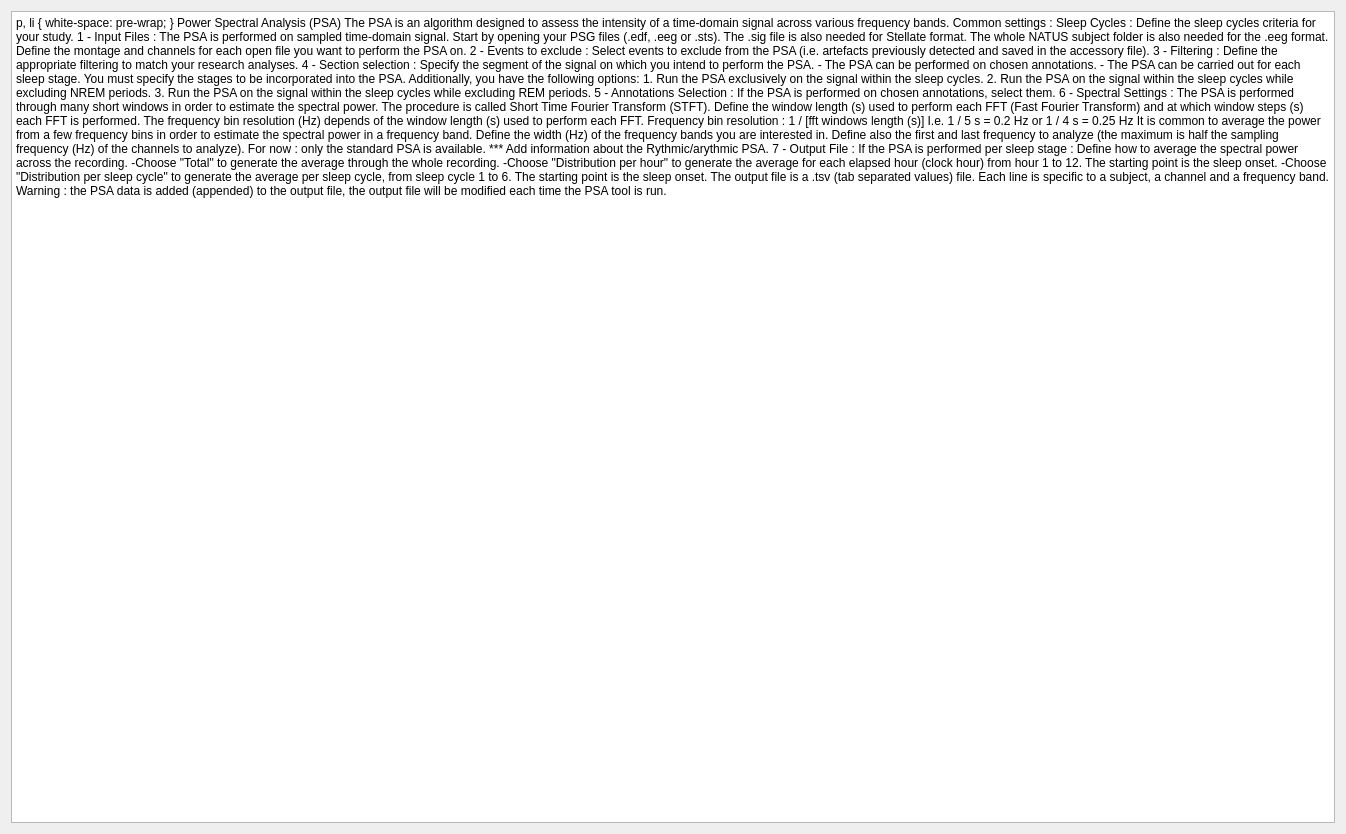
<?xml version="1.0" encoding="UTF-8"?>
<ui version="4.0">
 <class>IntroStep</class>
 <widget class="QWidget" name="IntroStep">
  <property name="geometry">
   <rect>
    <x>0</x>
    <y>0</y>
    <width>1346</width>
    <height>834</height>
   </rect>
  </property>
  <property name="windowTitle">
   <string/>
  </property>
  <property name="styleSheet">
   <string>font: 12pt &quot;Roboto&quot;;</string>
  </property>
  <layout class="QVBoxLayout" name="verticalLayout">
   <property name="spacing">
    <number>25</number>
   </property>
   <item>
    <widget class="QTextBrowser" name="textBrowser">
     <property name="html">
      <string>&lt;!DOCTYPE HTML PUBLIC &quot;-//W3C//DTD HTML 4.0//EN&quot; &quot;http://www.w3.org/TR/REC-html40/strict.dtd&quot;&gt;
&lt;html&gt;&lt;head&gt;&lt;meta name=&quot;qrichtext&quot; content=&quot;1&quot; /&gt;&lt;style type=&quot;text/css&quot;&gt;
p, li { white-space: pre-wrap; }
&lt;/style&gt;&lt;/head&gt;&lt;body style=&quot; font-family:'Roboto'; font-size:12pt; font-weight:400; font-style:normal;&quot;&gt;
&lt;p style=&quot;-qt-paragraph-type:empty; margin-top:0px; margin-bottom:0px; margin-left:0px; margin-right:0px; -qt-block-indent:0; text-indent:0px;&quot;&gt;&lt;br /&gt;&lt;/p&gt;
&lt;p style=&quot; margin-top:0px; margin-bottom:0px; margin-left:0px; margin-right:0px; -qt-block-indent:0; text-indent:0px;&quot;&gt;&lt;span style=&quot; font-weight:600;&quot;&gt;Power Spectral Analysis (PSA)&lt;/span&gt;&lt;/p&gt;
&lt;p style=&quot;-qt-paragraph-type:empty; margin-top:0px; margin-bottom:0px; margin-left:0px; margin-right:0px; -qt-block-indent:0; text-indent:0px; font-weight:600;&quot;&gt;&lt;br /&gt;&lt;/p&gt;
&lt;p style=&quot; margin-top:0px; margin-bottom:0px; margin-left:0px; margin-right:0px; -qt-block-indent:0; text-indent:0px;&quot;&gt;The PSA is an algorithm designed to assess the intensity of a time-domain signal across various frequency bands.&lt;/p&gt;
&lt;p style=&quot;-qt-paragraph-type:empty; margin-top:0px; margin-bottom:0px; margin-left:0px; margin-right:0px; -qt-block-indent:0; text-indent:0px;&quot;&gt;&lt;br /&gt;&lt;/p&gt;
&lt;p style=&quot; margin-top:0px; margin-bottom:0px; margin-left:0px; margin-right:0px; -qt-block-indent:0; text-indent:0px;&quot;&gt;Common settings : &lt;/p&gt;
&lt;p style=&quot; margin-top:0px; margin-bottom:0px; margin-left:0px; margin-right:0px; -qt-block-indent:0; text-indent:0px;&quot;&gt;    Sleep Cycles : Define the sleep cycles criteria for your study. &lt;/p&gt;
&lt;p style=&quot;-qt-paragraph-type:empty; margin-top:0px; margin-bottom:0px; margin-left:0px; margin-right:0px; -qt-block-indent:0; text-indent:0px;&quot;&gt;&lt;br /&gt;&lt;/p&gt;
&lt;p style=&quot; margin-top:0px; margin-bottom:0px; margin-left:0px; margin-right:0px; -qt-block-indent:0; text-indent:0px;&quot;&gt;&lt;span style=&quot; text-decoration: underline;&quot;&gt;1 - Input Files :&lt;/span&gt;&lt;/p&gt;
&lt;p style=&quot; margin-top:0px; margin-bottom:0px; margin-left:0px; margin-right:0px; -qt-block-indent:0; text-indent:0px;&quot;&gt;    The PSA is performed on sampled time-domain signal.  Start by opening your PSG files (.edf, .eeg or .sts).  &lt;/p&gt;
&lt;p style=&quot; margin-top:0px; margin-bottom:0px; margin-left:0px; margin-right:0px; -qt-block-indent:0; text-indent:0px;&quot;&gt;    The .sig file is also needed for Stellate format.  The whole NATUS subject folder is also needed for the .eeg format.  &lt;/p&gt;
&lt;p style=&quot; margin-top:0px; margin-bottom:0px; margin-left:0px; margin-right:0px; -qt-block-indent:0; text-indent:0px;&quot;&gt;    Define the montage and channels for each open file you want to perform the PSA on.&lt;/p&gt;
&lt;p style=&quot;-qt-paragraph-type:empty; margin-top:0px; margin-bottom:0px; margin-left:0px; margin-right:0px; -qt-block-indent:0; text-indent:0px;&quot;&gt;&lt;br /&gt;&lt;/p&gt;
&lt;p style=&quot; margin-top:0px; margin-bottom:0px; margin-left:0px; margin-right:0px; -qt-block-indent:0; text-indent:0px;&quot;&gt;&lt;span style=&quot; text-decoration: underline;&quot;&gt;2 - Events to exclude :&lt;/span&gt;&lt;/p&gt;
&lt;p style=&quot; margin-top:0px; margin-bottom:0px; margin-left:0px; margin-right:0px; -qt-block-indent:0; text-indent:0px;&quot;&gt;    Select events to exclude from the PSA (i.e. artefacts previously detected and saved in the accessory file).&lt;/p&gt;
&lt;p style=&quot;-qt-paragraph-type:empty; margin-top:0px; margin-bottom:0px; margin-left:0px; margin-right:0px; -qt-block-indent:0; text-indent:0px;&quot;&gt;&lt;br /&gt;&lt;/p&gt;
&lt;p style=&quot; margin-top:0px; margin-bottom:0px; margin-left:0px; margin-right:0px; -qt-block-indent:0; text-indent:0px;&quot;&gt;&lt;span style=&quot; text-decoration: underline;&quot;&gt;3 - Filtering :&lt;/span&gt; &lt;/p&gt;
&lt;p style=&quot; margin-top:0px; margin-bottom:0px; margin-left:0px; margin-right:0px; -qt-block-indent:0; text-indent:0px;&quot;&gt;    Define the appropriate filtering to match your research analyses.&lt;/p&gt;
&lt;p style=&quot;-qt-paragraph-type:empty; margin-top:0px; margin-bottom:0px; margin-left:0px; margin-right:0px; -qt-block-indent:0; text-indent:0px;&quot;&gt;&lt;br /&gt;&lt;/p&gt;
&lt;p style=&quot; margin-top:0px; margin-bottom:0px; margin-left:0px; margin-right:0px; -qt-block-indent:0; text-indent:0px;&quot;&gt;&lt;span style=&quot; text-decoration: underline;&quot;&gt;4 - Section selection :&lt;/span&gt; &lt;/p&gt;
&lt;p style=&quot; margin-top:0px; margin-bottom:0px; margin-left:0px; margin-right:0px; -qt-block-indent:0; text-indent:0px;&quot;&gt;    Specify the segment of the signal on which you intend to perform the PSA.&lt;/p&gt;
&lt;p style=&quot; margin-top:0px; margin-bottom:0px; margin-left:0px; margin-right:0px; -qt-block-indent:0; text-indent:0px;&quot;&gt;        - The PSA can be performed on chosen annotations.&lt;/p&gt;
&lt;p style=&quot; margin-top:0px; margin-bottom:0px; margin-left:0px; margin-right:0px; -qt-block-indent:0; text-indent:0px;&quot;&gt;        - The PSA can be carried out for each sleep stage. You must specify the stages to be incorporated into the PSA.&lt;/p&gt;
&lt;p style=&quot; margin-top:0px; margin-bottom:0px; margin-left:0px; margin-right:0px; -qt-block-indent:0; text-indent:0px;&quot;&gt;    Additionally, you have the following options:&lt;/p&gt;
&lt;p style=&quot; margin-top:0px; margin-bottom:0px; margin-left:0px; margin-right:0px; -qt-block-indent:0; text-indent:0px;&quot;&gt;        1. Run the PSA exclusively on the signal within the sleep cycles.&lt;/p&gt;
&lt;p style=&quot; margin-top:0px; margin-bottom:0px; margin-left:0px; margin-right:0px; -qt-block-indent:0; text-indent:0px;&quot;&gt;        2. Run the PSA on the signal within the sleep cycles while excluding NREM periods.&lt;/p&gt;
&lt;p style=&quot; margin-top:0px; margin-bottom:0px; margin-left:0px; margin-right:0px; -qt-block-indent:0; text-indent:0px;&quot;&gt;        3. Run the PSA on the signal within the sleep cycles while excluding REM periods.&lt;/p&gt;
&lt;p style=&quot;-qt-paragraph-type:empty; margin-top:0px; margin-bottom:0px; margin-left:0px; margin-right:0px; -qt-block-indent:0; text-indent:0px;&quot;&gt;&lt;br /&gt;&lt;/p&gt;
&lt;p style=&quot; margin-top:0px; margin-bottom:0px; margin-left:0px; margin-right:0px; -qt-block-indent:0; text-indent:0px;&quot;&gt;&lt;span style=&quot; text-decoration: underline;&quot;&gt;5 - Annotations Selection : &lt;/span&gt;&lt;/p&gt;
&lt;p style=&quot; margin-top:0px; margin-bottom:0px; margin-left:0px; margin-right:0px; -qt-block-indent:0; text-indent:0px;&quot;&gt;    If the PSA is performed on chosen annotations, select them.&lt;/p&gt;
&lt;p style=&quot;-qt-paragraph-type:empty; margin-top:0px; margin-bottom:0px; margin-left:0px; margin-right:0px; -qt-block-indent:0; text-indent:0px;&quot;&gt;&lt;br /&gt;&lt;/p&gt;
&lt;p style=&quot; margin-top:0px; margin-bottom:0px; margin-left:0px; margin-right:0px; -qt-block-indent:0; text-indent:0px;&quot;&gt;&lt;span style=&quot; text-decoration: underline;&quot;&gt;6 - Spectral Settings :&lt;/span&gt;&lt;/p&gt;
&lt;p style=&quot; margin-top:0px; margin-bottom:0px; margin-left:0px; margin-right:0px; -qt-block-indent:0; text-indent:0px;&quot;&gt;    The PSA is performed through many short windows in order to estimate the spectral power.  The procedure is called Short Time Fourier Transform (STFT).&lt;/p&gt;
&lt;p style=&quot; margin-top:0px; margin-bottom:0px; margin-left:0px; margin-right:0px; -qt-block-indent:0; text-indent:0px;&quot;&gt;    Define the window length (s) used to perform each FFT (Fast Fourier Transform) and at which window steps (s) each FFT is performed.&lt;/p&gt;
&lt;p style=&quot; margin-top:0px; margin-bottom:0px; margin-left:0px; margin-right:0px; -qt-block-indent:0; text-indent:0px;&quot;&gt;    The frequency bin resolution (Hz) depends of the window length (s) used to perform each FFT.&lt;/p&gt;
&lt;p style=&quot; margin-top:0px; margin-bottom:0px; margin-left:0px; margin-right:0px; -qt-block-indent:0; text-indent:0px;&quot;&gt;    Frequency bin resolution : 1 / [fft windows length (s)]&lt;/p&gt;
&lt;p style=&quot; margin-top:0px; margin-bottom:0px; margin-left:0px; margin-right:0px; -qt-block-indent:0; text-indent:0px;&quot;&gt;        I.e. 1 / 5 s = 0.2 Hz or 1 / 4 s = 0.25 Hz&lt;/p&gt;
&lt;p style=&quot;-qt-paragraph-type:empty; margin-top:0px; margin-bottom:0px; margin-left:0px; margin-right:0px; -qt-block-indent:0; text-indent:0px;&quot;&gt;&lt;br /&gt;&lt;/p&gt;
&lt;p style=&quot; margin-top:0px; margin-bottom:0px; margin-left:0px; margin-right:0px; -qt-block-indent:0; text-indent:0px;&quot;&gt;    It is common to average the power from a few frequency bins in order to estimate the spectral power in a frequency band.&lt;/p&gt;
&lt;p style=&quot; margin-top:0px; margin-bottom:0px; margin-left:0px; margin-right:0px; -qt-block-indent:0; text-indent:0px;&quot;&gt;    Define the width (Hz) of the frequency bands you are interested in. &lt;/p&gt;
&lt;p style=&quot; margin-top:0px; margin-bottom:0px; margin-left:0px; margin-right:0px; -qt-block-indent:0; text-indent:0px;&quot;&gt;    Define also the first and last frequency to analyze (the maximum is half the sampling frequency (Hz) of the channels to analyze).&lt;/p&gt;
&lt;p style=&quot;-qt-paragraph-type:empty; margin-top:0px; margin-bottom:0px; margin-left:0px; margin-right:0px; -qt-block-indent:0; text-indent:0px;&quot;&gt;&lt;br /&gt;&lt;/p&gt;
&lt;p style=&quot; margin-top:0px; margin-bottom:0px; margin-left:0px; margin-right:0px; -qt-block-indent:0; text-indent:0px;&quot;&gt;    For now : only the standard PSA is available. *** Add information about the Rythmic/arythmic PSA.&lt;/p&gt;
&lt;p style=&quot;-qt-paragraph-type:empty; margin-top:0px; margin-bottom:0px; margin-left:0px; margin-right:0px; -qt-block-indent:0; text-indent:0px;&quot;&gt;&lt;br /&gt;&lt;/p&gt;
&lt;p style=&quot; margin-top:0px; margin-bottom:0px; margin-left:0px; margin-right:0px; -qt-block-indent:0; text-indent:0px;&quot;&gt;&lt;span style=&quot; text-decoration: underline;&quot;&gt;7 - Output File :&lt;/span&gt;&lt;/p&gt;
&lt;p style=&quot; margin-top:0px; margin-bottom:0px; margin-left:0px; margin-right:0px; -qt-block-indent:0; text-indent:0px;&quot;&gt;    If the PSA is performed per sleep stage :  &lt;/p&gt;
&lt;p style=&quot; margin-top:0px; margin-bottom:0px; margin-left:0px; margin-right:0px; -qt-block-indent:0; text-indent:0px;&quot;&gt;        Define how to average the spectral power across the recording.&lt;/p&gt;
&lt;p style=&quot; margin-top:0px; margin-bottom:0px; margin-left:0px; margin-right:0px; -qt-block-indent:0; text-indent:0px;&quot;&gt;            -Choose &amp;quot;Total&amp;quot; to generate the average through the whole recording.&lt;/p&gt;
&lt;p style=&quot; margin-top:0px; margin-bottom:0px; margin-left:0px; margin-right:0px; -qt-block-indent:0; text-indent:0px;&quot;&gt;            -Choose &amp;quot;Distribution per hour&amp;quot; to generate the average for each elapsed hour (clock hour) from hour 1 to 12. The starting point is the sleep onset.&lt;/p&gt;
&lt;p style=&quot; margin-top:0px; margin-bottom:0px; margin-left:0px; margin-right:0px; -qt-block-indent:0; text-indent:0px;&quot;&gt;            -Choose &amp;quot;Distribution per sleep cycle&amp;quot; to generate the average per sleep cycle, from sleep cycle 1 to 6.  The starting point is the sleep onset.&lt;/p&gt;
&lt;p style=&quot;-qt-paragraph-type:empty; margin-top:0px; margin-bottom:0px; margin-left:0px; margin-right:0px; -qt-block-indent:0; text-indent:0px;&quot;&gt;&lt;br /&gt;&lt;/p&gt;
&lt;p style=&quot; margin-top:0px; margin-bottom:0px; margin-left:0px; margin-right:0px; -qt-block-indent:0; text-indent:0px;&quot;&gt;    The output file is a .tsv (tab separated values) file. Each line is specific to a subject, a channel and a frequency band. &lt;/p&gt;
&lt;p style=&quot; margin-top:0px; margin-bottom:0px; margin-left:0px; margin-right:0px; -qt-block-indent:0; text-indent:0px;&quot;&gt;    Warning : the PSA data is added (appended) to the output file, the output file will be modified each time the PSA tool is run.&lt;/p&gt;
&lt;p style=&quot;-qt-paragraph-type:empty; margin-top:0px; margin-bottom:0px; margin-left:0px; margin-right:0px; -qt-block-indent:0; text-indent:0px;&quot;&gt;&lt;br /&gt;&lt;/p&gt;&lt;/body&gt;&lt;/html&gt;</string>
     </property>
    </widget>
   </item>
  </layout>
 </widget>
 <resources>
  <include location="../../../../../scinodes_poc/src/main/python/ui/themes/themes.qrc"/>
 </resources>
 <connections/>
</ui>
